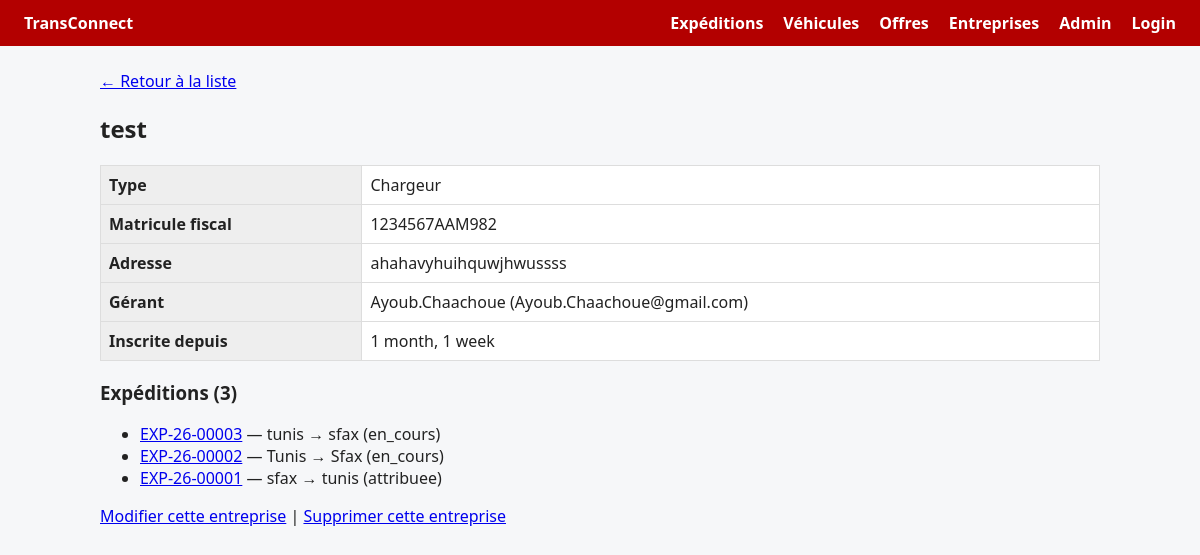
The page /entreprises/1/ on the database as committed earlier.
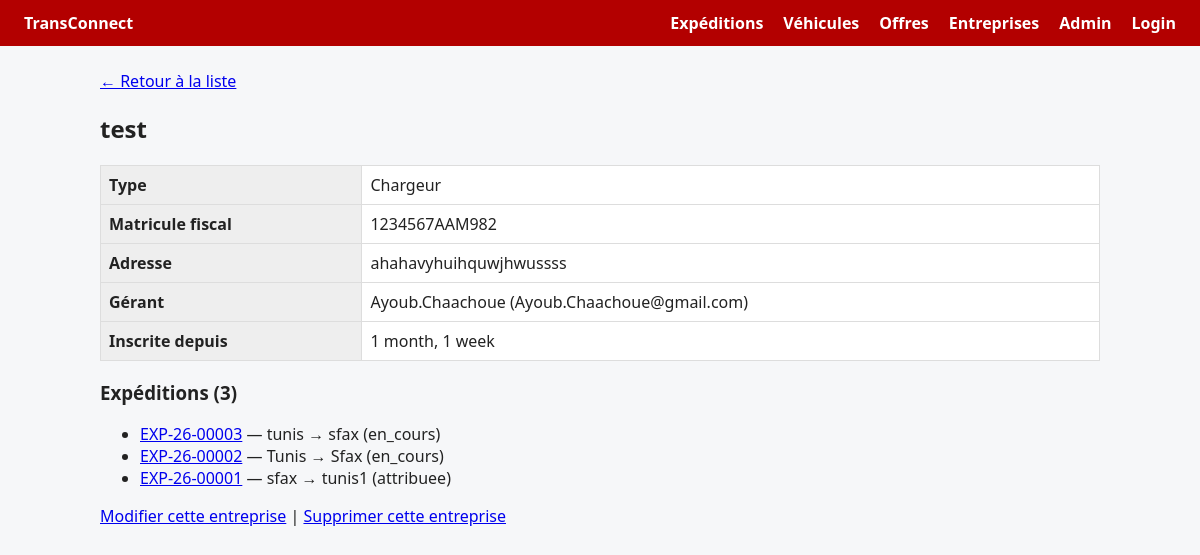
The same page on the database as committed later.
### ExpeditionsApp/models.py (models this page shows, shortened)
class Expedition(models.Model):
    reference = models.CharField(
        max_length=20,
        unique=True,
        editable=False,
        validators=[
            RegexValidator(
                regex=r"^EXP-\d{2}-\d{5}$",
                message="La reference doit suivre le format EXP-AA-NNNNN.",
            )
        ],
    )
    ville_depart = models.CharField()
    ville_arrivee = models.CharField()
    poids_kg = models.DecimalField(
        max_digits=10,
        decimal_places=2,
        validators=[MinValueValidator(Decimal("0.01"))],
    )
    date_souhaitee = models.DateField()
    description = models.TextField()
    statut = models.CharField(
        max_length=30,
        choices=[
            ("publiee", "publiee"),
            ("attribuee", "attribuee"),
            ("en_cours", "en_cours"),
            ("livree", "livree"),
            ("annulee", "annulee"),
        ],
        default="publiee",
    )
    created_at = models.DateTimeField(auto_now_add=True)
    updated_at = models.DateTimeField(auto_now=True)
    entreprise = models.ForeignKey(
        Entreprise,
        on_delete=models.CASCADE,
        related_name="expedition",
        limit_choices_to={"type_entreprise": "chargeur"},
    )
    class Meta:
        constraints = [
            models.CheckConstraint(
                condition=models.Q(poids_kg__gt=0),
                name="expedition_poids_kg_positif",
            )
        ]

### EntreprisesApp/views.py (the view)
# urls.py: path("<int:pk>/", views.detail_entreprise, name="detail"),
def detail_entreprise(request, pk):
    entreprise = get_object_or_404(Entreprise.objects.select_related("gerant"), pk=pk)
    context = {
        "entreprise": entreprise,
        "vehicules": entreprise.vehicules.order_by("immatriculation"),
        "expeditions": entreprise.expedition.order_by("-created_at"),
        "offres": entreprise.offres.select_related("expedition").order_by("-date_proposition"),
    }
    return render(request, "entreprises/detail.html", context)

### EntreprisesApp/templates/entreprises/detail.html (shortened to what this page needs)
{% extends "base.html" %}
{% block content %}
<p><a href="{% url 'entreprises:liste' %}">← Retour à la liste</a></p>
<h2>{{ entreprise.raison_sociale }}</h2>
<table>
    <tr><th>Type</th><td>{{ entreprise.type_entreprise|capfirst }}</td></tr>
    <tr><th>Matricule fiscal</th><td>{{ entreprise.matricule_fiscal|upper }}</td></tr>
    <tr><th>Adresse</th><td>{{ entreprise.adresse|linebreaksbr }}</td></tr>
    <tr><th>Gérant</th><td>{{ entreprise.gerant.get_full_name|default:entreprise.gerant.username }} ({{ entreprise.gerant.email }})</td></tr>
    <tr><th>Inscrite depuis</th><td>{{ entreprise.created_at|timesince }}</td></tr>
</table>
{% if entreprise.type_entreprise == "chargeur" %}
<h3>Expéditions ({{ expeditions|length }})</h3>
<ul>
    {% for expedition in expeditions %}
    <li>
        <a href="{% url 'expedition_detail' expedition.pk %}">{{ expedition.reference }}</a>
        — {{ expedition.ville_depart }} → {{ expedition.ville_arrivee }} ({{ expedition.get_statut_display }})
    </li>
    {% empty %}
    <li>Aucune expédition publiée.</li>
    {% endfor %}
</ul>
{% endif %}
<p>
    <a href="{% url 'entreprises:modifier' entreprise.pk %}">Modifier cette entreprise</a> |
    <a href="{% url 'entreprises:supprimer' entreprise.pk %}">Supprimer cette entreprise</a>
</p>
{% endblock %}

Rows that differ between the two databases and show on the page:
changed Expedition "EXP-26-00001": ville_arrivee "tunis" → "tunis1"
